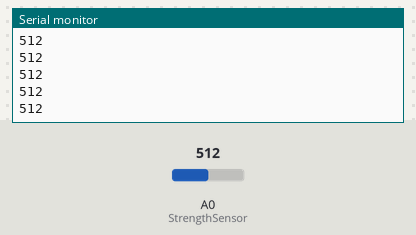
A sketch run on a simulated Arduino Uno, built with avr-gcc and run on an emulated ATmega328P. Parts: the last lines printed to the serial monitor. Inputs (shaded band) come from the test bench; at power-on: A0 (StrengthSensor) = 512.

Above: at 1.2 s.
1.3 s: A0 (StrengthSensor) set to 716
At 2.3 s:
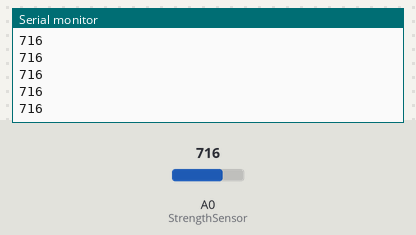
2.8 s: A0 (StrengthSensor) set to 900
At 3.9 s:
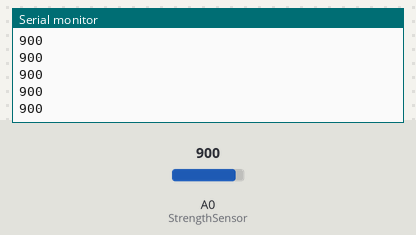
Timing chart, 0 to 5.8 s (numbered marks = the images above; inputs shaded):
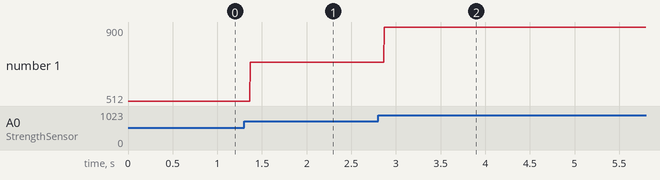

The sketch:

fuerza.ino
```cpp
const byte StrengthSensor = A0;

void setup() {
  Serial.begin(9600);
  pinMode(StrengthSensor, INPUT);
}

void loop() {
  Serial.println(analogRead(StrengthSensor));
}
```

Measured:
- after the input at 1.3 s, the serial monitor: prints a new line after 0.07 s (image 1)
- after the input at 2.8 s, the serial monitor: prints a new line after 0.07 s (image 2)
- plotted number 1: 512 → 716 after the input at 1.3 s, 716 → 900 after the input at 2.8 s
